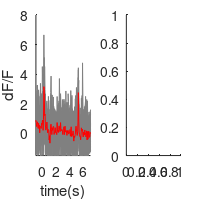

Here is the MATLAB script that generated this plot: (Note: this script raises an error after producing the figure.)
% Demo code for dLight analysis 
% written by Jeong Oen Lee,  NIAAA / NIH 
% laboratory for integrative neuroscience (LIN) with Dr.David Lovinger
% Pavlovian training experiment

% photometry system :  Becker & Hickl HPM-100-40



%% Data load 
clear all ; close all;
load('DLS_pav2.mat');

%% Data load and dF/F calculation

for i=1:15  % 15 cs+ trials 
    
    intensity= N{1,i}(:,3);
    baseline=mean(intensity);  % F0 
    data(i,:)= (intensity-baseline)/baseline*100;  % F= (F-F0) / F0
    
end


%% trials data


for m=1:15         %% 15 cs+ trials 
 
   c=[0.5 0.5 0.5];
  
   figure(5); subplot(1,2,1); hold on; plot(time-10,data(m,:),'Color',c)
end

%% average of trials % mean and std of all trials 

for m=1:1:length(data(1,:))  
    
    avg_intensity(m)=mean(data(:,m));
    sem_intensity(m)=std(data(:,m))/sqrt(length(data(:,1)));
    acc_intensity(m)=sum(data(:,m));
    
end

figure(5); subplot(1,2,1); plot(time-10, avg_intensity,'r');
ylim([-1.5 8]);
xlim([-1 7]);
xlabel('time(s)');
ylabel('dF/F');
figure(5); subplot(1,2,2);set(gcf, 'Color', [1 1 1], 'Position', [100 100 200 200], 'PaperPositionMode', 'auto');
hold on;

[~, hp] = boundedline(time-10,avg_intensity,sem_intensity, 'r-', ...
          'alpha','transparency', 0.15);
ylim([-0.01 0.05]);
xlim([-1 10]);
xticks([0 1 2 3 4 5 6 7 8 9 10]);
%plot(time, avg_intensity,'r');
ylim([-1.5 8]);
xlim([-1 7]);
xlabel('time(s)');
ylabel('dF/F');

 x=200;
 y=200;
 width=800;
 height=250;
 set(figure(5), 'Position', [x y width height])
 title('DLS pavlovian example')





